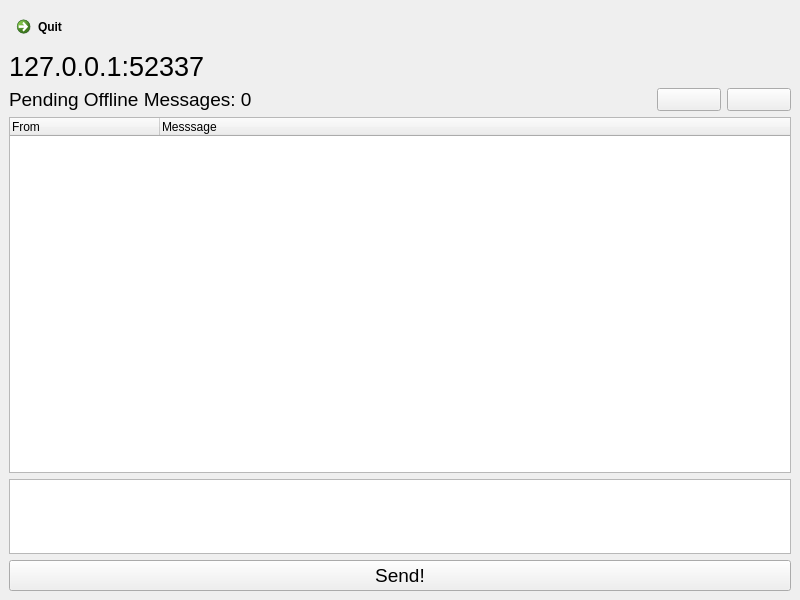
<?xml version="1.0" encoding="UTF-8"?>
<ui version="4.0">
 <class>chatwindow</class>
 <widget class="QMainWindow" name="chatwindow">
  <property name="geometry">
   <rect>
    <x>0</x>
    <y>0</y>
    <width>800</width>
    <height>600</height>
   </rect>
  </property>
  <property name="windowTitle">
   <string>Super Slick Serverless Sockets Chat</string>
  </property>
  <widget class="QWidget" name="centralwidget">
   <layout class="QGridLayout" name="gridLayout">
    <item row="0" column="0">
     <widget class="QCommandLinkButton" name="quitButton">
      <property name="text">
       <string>Quit</string>
      </property>
      <property name="iconSize">
       <size>
        <width>32</width>
        <height>32</height>
       </size>
      </property>
     </widget>
    </item>
    <item row="1" column="0">
     <widget class="QLabel" name="ipLabel">
      <property name="font">
       <font>
        <pointsize>20</pointsize>
       </font>
      </property>
      <property name="text">
       <string>127.0.0.1:52337</string>
      </property>
     </widget>
    </item>
    <item row="2" column="2">
     <widget class="QPushButton" name="btnProfile">
      <property name="maximumSize">
       <size>
        <width>64</width>
        <height>64</height>
       </size>
      </property>
      <property name="text">
       <string/>
      </property>
      <property name="icon">
       <iconset resource="resource.qrc">
        <normaloff>:/rsrc/people</normaloff>:/rsrc/people</iconset>
      </property>
      <property name="iconSize">
       <size>
        <width>64</width>
        <height>32</height>
       </size>
      </property>
     </widget>
    </item>
    <item row="2" column="3">
     <widget class="QPushButton" name="btnClear">
      <property name="maximumSize">
       <size>
        <width>64</width>
        <height>64</height>
       </size>
      </property>
      <property name="text">
       <string/>
      </property>
      <property name="icon">
       <iconset resource="resource.qrc">
        <normaloff>:/rsrc/clearicon</normaloff>:/rsrc/clearicon</iconset>
      </property>
      <property name="iconSize">
       <size>
        <width>64</width>
        <height>32</height>
       </size>
      </property>
     </widget>
    </item>
    <item row="7" column="0" colspan="4">
     <widget class="QTreeWidget" name="chatTree">
      <property name="indentation">
       <number>0</number>
      </property>
      <attribute name="headerMinimumSectionSize">
       <number>40</number>
      </attribute>
      <attribute name="headerDefaultSectionSize">
       <number>150</number>
      </attribute>
      <column>
       <property name="text">
        <string>From</string>
       </property>
      </column>
      <column>
       <property name="text">
        <string>Messsage</string>
       </property>
      </column>
     </widget>
    </item>
    <item row="2" column="0">
     <widget class="QLabel" name="labelPending">
      <property name="font">
       <font>
        <pointsize>14</pointsize>
       </font>
      </property>
      <property name="text">
       <string>Pending Offline Messages: 0</string>
      </property>
     </widget>
    </item>
    <item row="9" column="0" colspan="4">
     <widget class="QTextEdit" name="chatBox">
      <property name="maximumSize">
       <size>
        <width>100000</width>
        <height>75</height>
       </size>
      </property>
      <property name="font">
       <font>
        <pointsize>14</pointsize>
       </font>
      </property>
     </widget>
    </item>
    <item row="10" column="0" colspan="4">
     <widget class="QPushButton" name="btnSend">
      <property name="font">
       <font>
        <pointsize>14</pointsize>
       </font>
      </property>
      <property name="text">
       <string>Send!</string>
      </property>
      <property name="icon">
       <iconset resource="resource.qrc">
        <normaloff>:/rsrc/mail</normaloff>:/rsrc/mail</iconset>
      </property>
     </widget>
    </item>
   </layout>
  </widget>
 </widget>
 <resources>
  <include location="resource.qrc"/>
 </resources>
 <connections/>
</ui>
